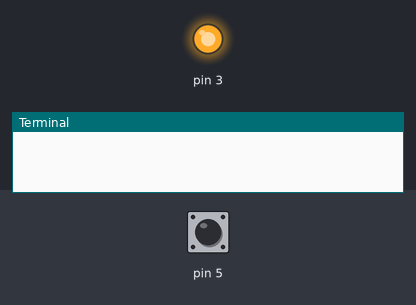
Bench run of a program on a simulated Raspberry Pi (header pin numbers). Shown: output pins drawn as LEDs (lit = HIGH), the last lines printed to the terminal. Inputs (shaded band) come from the test bench; at power-on: pin 5 HIGH. At 10.0 s the program stops and its outputs stay as they are.

Above: at 0.1 s.
At 9.1 s:
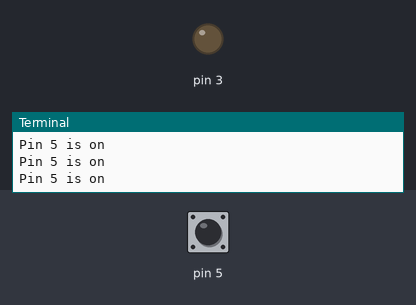
Timing chart, 0 to 10.6 s (numbered marks = the images above):
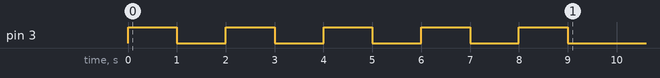

The program:

input_and_output.py
```python
# import modules
import RPi.GPIO as GPIO
import time

# setup pins
GPIO.setmode(GPIO.BOARD)
GPIO.setup(3, GPIO.OUT)
GPIO.setup(5, GPIO.IN)

# loop 5 times
for i in range(5):

    # flash output pin 3
    GPIO.output(3, GPIO.HIGH)
    time.sleep(1)
    GPIO.output(3, GPIO.LOW)
    time.sleep(1)

    # read input pin 5
    if GPIO.input(5) == GPIO.HIGH:
        print("Pin 5 is on")
    else:
        print("Pin 5 is off")   
```
